Frame 1 (no input): blank canvas, image omitted
Frame 60 (no input): blank canvas, image omitted
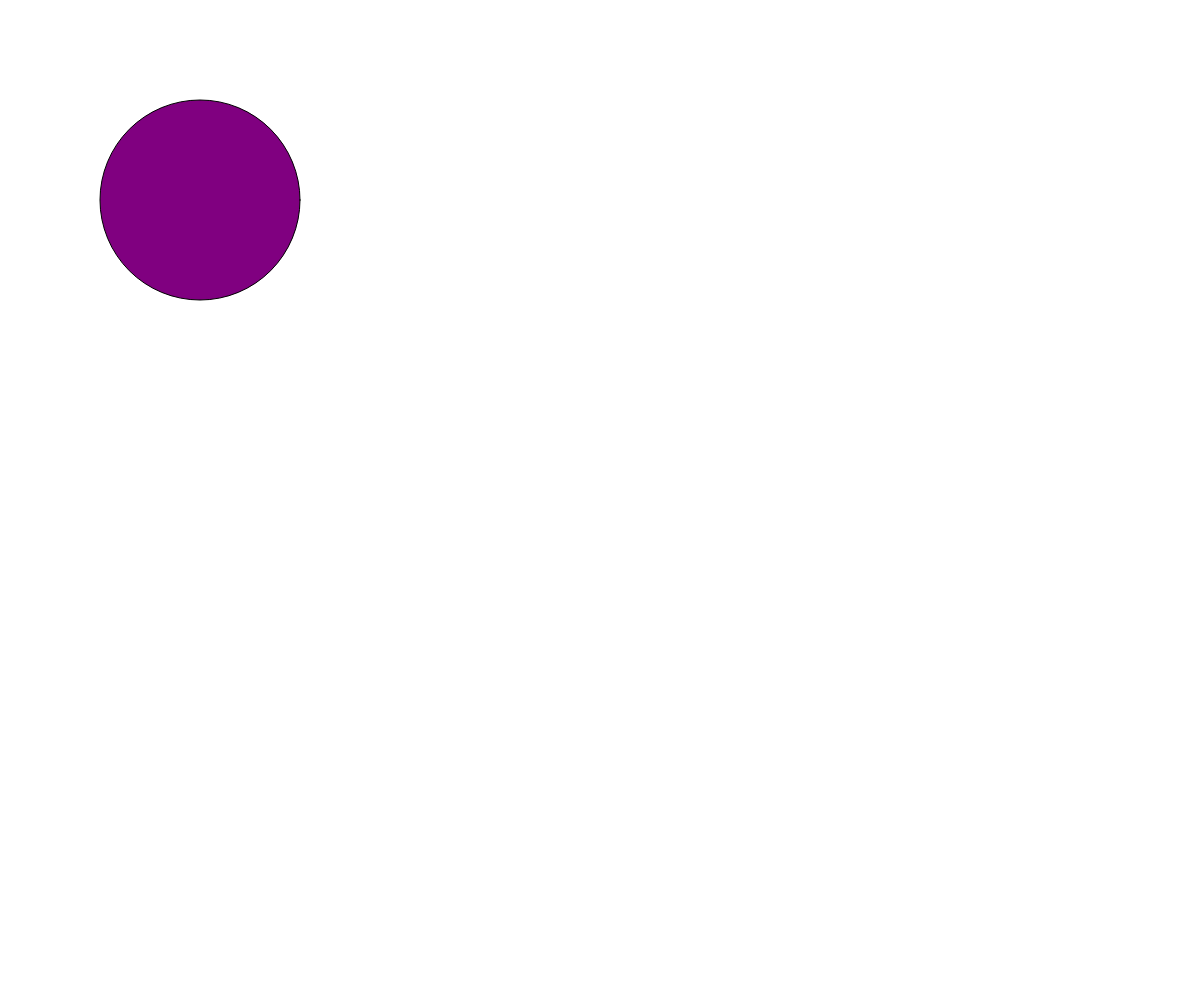
Frame 120 (the mouse pressed at the canvas centre since frame 60)

The p5.js sketch whose frames 1 and 60 were blank and that drew this single picture after the mouse press (run headless with seeded random() and noise() and a simulated clock; from frame 60 on, the mouse is pressed at the canvas centre):

// p5.js sketch
// ── sketch.js
// OOP Timer
// George Williams
// Date
//
// Extra for Experts:
// - describe what you did to take this project "above and beyond"

let circleTimer, bgTimer;


function setup() {
  createCanvas(windowWidth, windowHeight);

  circleTimer = new Timer(1000);
  bgTimer = new Timer(3000);
}

function draw() {
  if (bgTimer.isDone()) {
    background("black");

  }

  else {
    background("white");
  }

  if (circleTimer.isDone()) {
    fill("purple");
    circle(200, 200, 200);
  }

}

function mousePressed() {
  circleTimer.reset();
}

class Timer {
  constructor(waitTime) {
    this.startTime = millis();
    this.waitTime = waitTime;
  }

  isDone() {
    return millis() > this.waitTime + this.startTime;
  }

  reset() {
    this.startTime = millis();
  }
}
